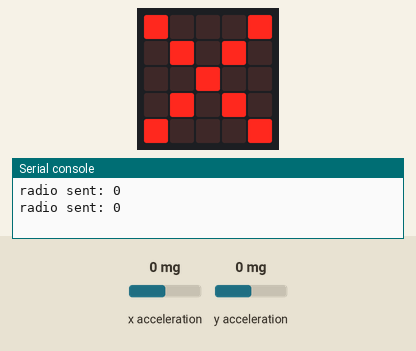
This program was run on a simulated Calliope mini (MakeCode). Shown: the board's 5×5 LED display, the last lines printed to the serial console. The inputs (shaded band) are chosen by the test bench; at power-on: x acceleration 0 mg, y acceleration 0 mg. No radio messages arrive unless stated (any console line starting 'radio sent:' is added by the test bench).

Above: at 1.2 s.
1.3 s: x acceleration set to -284 mg
3.0 s: x acceleration set to -316 mg
At 4.0 s:
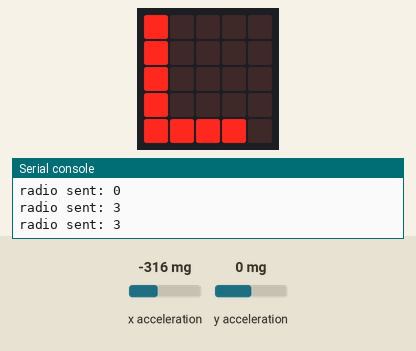
4.6 s: y acceleration set to -283 mg
6.1 s: y acceleration set to -312 mg
At 7.0 s:
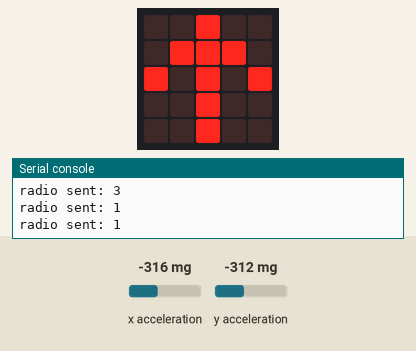
7.6 s: y acceleration set to 750 mg
At 9.2 s:
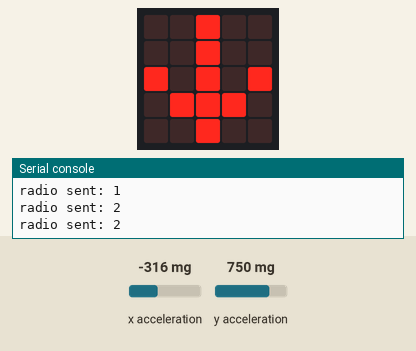
9.5 s: y acceleration set to 312 mg
11.1 s: y acceleration set to 275 mg
At 12.0 s:
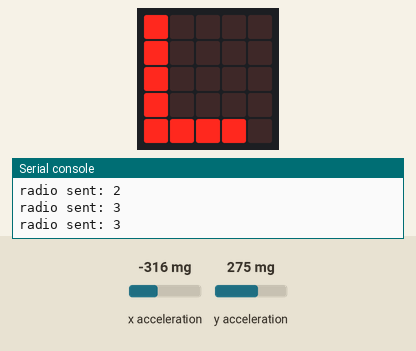
Timing chart, 0 to 13.6 s (numbered marks = the images above; inputs shaded):
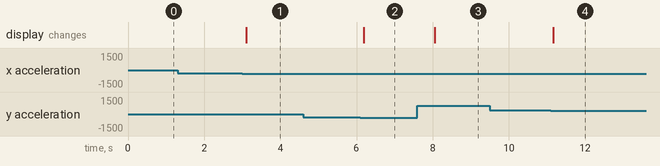

The program:

main.ts
```typescript
radio.setGroup(13)
basic.forever(function () {
    if (input.acceleration(Dimension.Y) < -300) {
        radio.sendNumber(1)
        basic.showIcon(IconNames.ArrowNorth)
    } else if (input.acceleration(Dimension.Y) > 300) {
        radio.sendNumber(2)
        basic.showIcon(IconNames.ArrowSouth)
    } else if (input.acceleration(Dimension.X) < -300) {
        radio.sendNumber(3)
        basic.showString("L")
    } else if (input.acceleration(Dimension.X) > 300) {
        radio.sendNumber(4)
        basic.showString("R")
    } else {
        radio.sendNumber(0)
        basic.showIcon(IconNames.No)
    }
})
```

test.ts
```typescript
// Hier kann man Tests durchführen; diese Datei wird nicht kompiliert, wenn dieses Paket als Erweiterung verwendet wird.
```

Measured:
- the behaviour switches between -300 and -301 mg on x acceleration (found by bisection; images 0 and 1)
- the behaviour switches between -300 and -301 mg on y acceleration (found by bisection; images 1 and 2)
- the behaviour switches between 301 and 300 mg on y acceleration (found by bisection; images 3 and 4)
- after the input at 3.0 s, the display: changes after 0.11 s (image 1)
- after the input at 6.1 s, the display: changes after 0.09 s (image 2)
- after the input at 7.6 s, the display: changes after 0.46 s (image 3)
- after the input at 11.1 s, the display: changes after 0.06 s (image 4)
